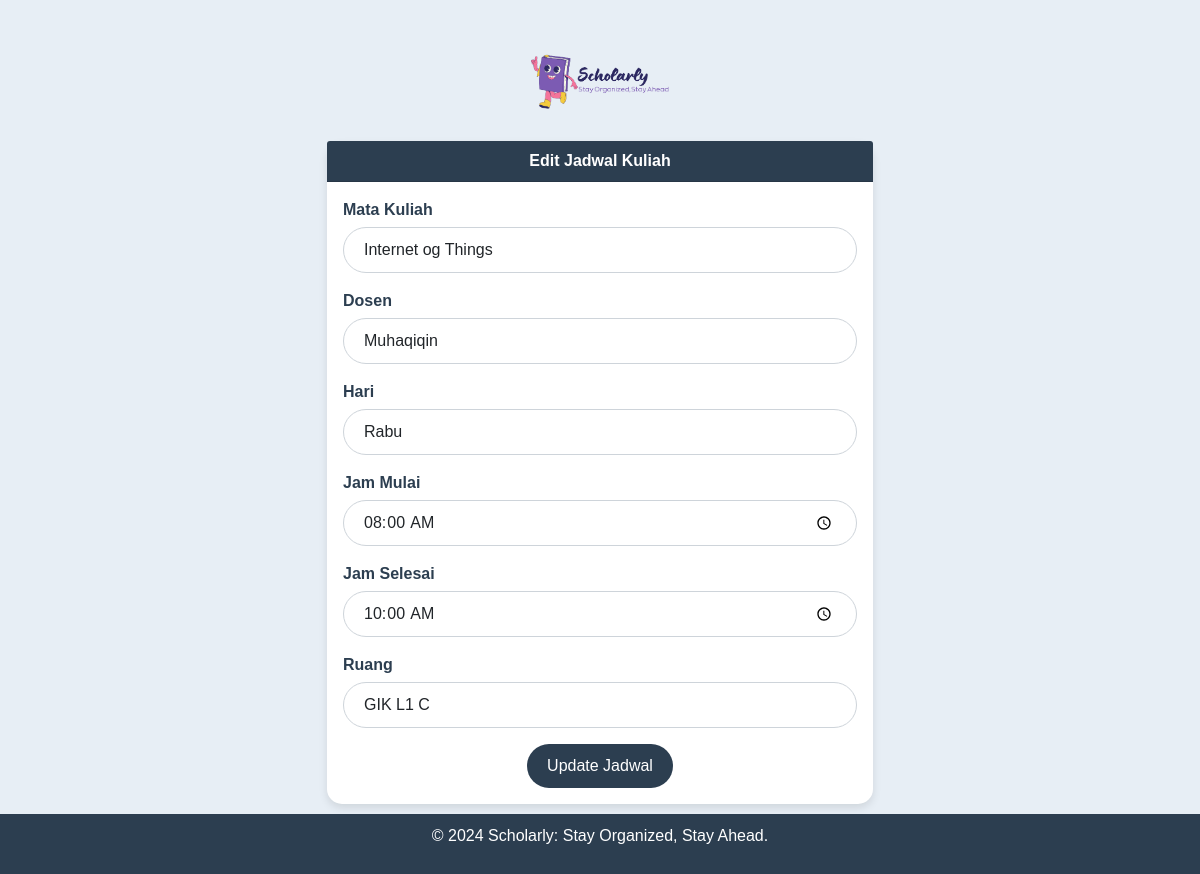
/edit-jadwal.php?id=1, run on the app's committed database.
### tables this page shows
CREATE TABLE `jadwal_kuliah` (
  `id` int(11) NOT NULL,
  `mata_kuliah` varchar(100) NOT NULL,
  `dosen` varchar(100) NOT NULL,
  `hari` varchar(20) NOT NULL,
  `jam_mulai` time NOT NULL,
  `jam_selesai` time NOT NULL,
  `ruang` varchar(50) NOT NULL
);

### edit-jadwal.php (the view, shortened to what this page needs)
<?php
$servername = "localhost";
$username = "root";
$password = "";
$dbname = "db_scholarly";
$conn = new mysqli($servername, $username, $password, $dbname);
if (isset($_GET['id'])) {
    $id = $_GET['id'];
    if ($_SERVER["REQUEST_METHOD"] == "POST") {
        $mata_kuliah = $_POST["mata_kuliah"];
        $dosen = $_POST["dosen"];
        $hari = $_POST["hari"];
        $jam_mulai = $_POST["jam_mulai"];
        $jam_selesai = $_POST["jam_selesai"];
        $ruang = $_POST["ruang"];
        $sql = "UPDATE jadwal_kuliah SET mata_kuliah=?, dosen=?, hari=?, jam_mulai=?, jam_selesai=?, ruang=? WHERE id=?";
        $stmt = $conn->prepare($sql);
        $stmt->bind_param("ssssssi", $mata_kuliah, $dosen, $hari, $jam_mulai, $jam_selesai, $ruang, $id);
        if ($stmt->execute()) {
            header("Location: jadwal-kuliah.php");
            exit();
        } else {
            echo "<p class='alert alert-danger'>Error: " . $sql . "<br>" . $conn->error . "</p>";
        }
        $stmt->close();
    } else {
        $sql = "SELECT mata_kuliah, dosen, hari, jam_mulai, jam_selesai, ruang FROM jadwal_kuliah WHERE id=?";
        $stmt = $conn->prepare($sql);
        $stmt->bind_param("i", $id);
        $stmt->execute();
        $result = $stmt->get_result();
        $jadwal = $result->fetch_assoc();
    }
}
?>
<!DOCTYPE html>
<html lang="en">
<head>
    <link rel="stylesheet" href="css/bootstrap.min.css">
</head>
<body>
    <div class="container mt-5">
        <div class="logo-container">
            <img src="logo.png" alt="Logo" class="logo" width="150">
        </div>
        <div class="row">
            <div class="col-md-6 offset-md-3">
                <div class="card">
                    <div class="card-header">
                        Edit Jadwal Kuliah
                    </div>
                    <div class="card-body">
                        <form method="post" action="">
                            <div class="mb-3">
                                <label for="mata_kuliah" class="form-label">Mata Kuliah</label>
                                <input type="text" class="form-control" id="mata_kuliah" name="mata_kuliah" value="<?php echo $jadwal['mata_kuliah']; ?>" required>
                            </div>
                            <div class="mb-3">
                                <label for="dosen" class="form-label">Dosen</label>
                                <input type="text" class="form-control" id="dosen" name="dosen" value="<?php echo $jadwal['dosen']; ?>" required>
                            </div>
                            <div class="mb-3">
                                <label for="hari" class="form-label">Hari</label>
                                <input type="text" class="form-control" id="hari" name="hari" value="<?php echo $jadwal['hari']; ?>" required>
                            </div>
                            <div class="mb-3">
                                <label for="jam_mulai" class="form-label">Jam Mulai</label>
                                <input type="time" class="form-control" id="jam_mulai" name="jam_mulai" value="<?php echo $jadwal['jam_mulai']; ?>" required>
                            </div>
                            <div class="mb-3">
                                <label for="jam_selesai" class="form-label">Jam Selesai</label>
                                <input type="time" class="form-control" id="jam_selesai" name="jam_selesai" value="<?php echo $jadwal['jam_selesai']; ?>" required>
                            </div>
                            <div class="mb-3">
                                <label for="ruang" class="form-label">Ruang</label>
                                <input type="text" class="form-control" id="ruang" name="ruang" value="<?php echo $jadwal['ruang']; ?>" required>
                            </div>
                            <button type="submit" class="btn btn-primary">Update Jadwal</button>
                        </form>
                    </div>
                </div>
            </div>
        </div>
    </div>
    <footer>
        <p>&copy; 2024 Scholarly: Stay Organized, Stay Ahead.</p>
    </footer>
</body>
</html>

### edit-jadwal.php (style rules this page uses)
body { background-color: #e7eef5; font-family: 'Arial', sans-serif; display: flex; flex-direction: column; min-height: 100vh; margin: 0; }
.container { flex: 1; text-align: center; display: flex; flex-direction: column; justify-content: center; margin-bottom: 10px; }
.logo-container { flex: 1; text-align: center; display: flex; flex-direction: column; justify-content: center; align-items: center; margin-bottom: 10px; }
.card { border: none; border-radius: 15px; box-shadow: 0 4px 8px rgba(0, 0, 0, 0.1); }
.card-header { background-color: #2c3e50; color: white; font-weight: bold; text-align: center; border-top-left-radius: 15px; border-top-right-radius: 15px; }
.btn-primary { background-color: #2c3e50; border: none; border-radius: 25px; padding: 10px 20px; font-size: 16px; }
.logo { margin-bottom: 20px; }
.form-label { font-weight: bold; color: #2c3e50; margin-bottom: 5px; }
.form-control, .form-select { border-radius: 25px; padding: 10px 20px; border: 1px solid #ced4da; transition: border-color 0.3s; }
.form-control::placeholder { color: #adb5bd; }
.mb-3 { text-align: left; }
footer { margin-top: auto; background-color: #2c3e50; color: white; text-align: center; padding: 10px 0; position: static; }

### data on the page
jadwal_kuliah: mata_kuliah "Internet og Things", dosen "Muhaqiqin", hari "Rabu", jam_mulai "08:00:00", jam_selesai "10:00:00", ruang "GIK L1 C"
